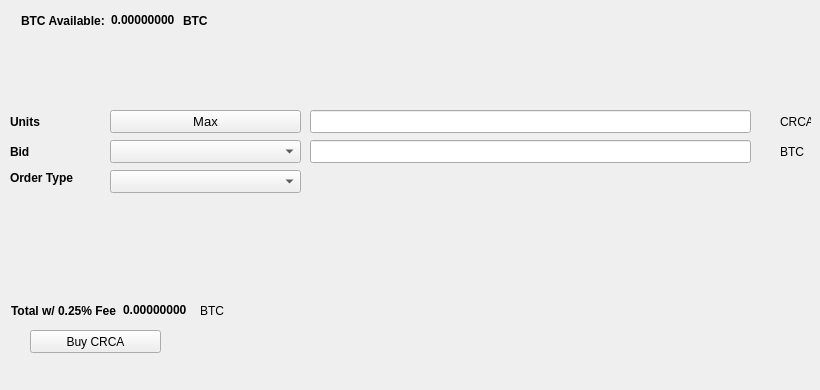
   <widget class="QWidget" name="BuyTab">
    <attribute name="title">
     <string>Buy</string>
    </attribute>
    <widget class="QPushButton" name="BuyCRCA">
     <property name="geometry">
      <rect>
       <x>30</x>
       <y>330</y>
       <width>131</width>
       <height>23</height>
      </rect>
     </property>
     <property name="text">
      <string>Buy CRCA</string>
     </property>
     <property name="icon">
      <iconset resource="../crca.qrc">
       <normaloff>:/icons/bitcoin</normaloff>:/icons/bitcoin</iconset>
     </property>
    </widget>
    <widget class="QLabel" name="label_3">
     <property name="geometry">
      <rect>
       <x>10</x>
       <y>110</y>
       <width>46</width>
       <height>23</height>
      </rect>
     </property>
     <property name="font">
      <font>
       <weight>75</weight>
       <bold>true</bold>
      </font>
     </property>
     <property name="text">
      <string>Units</string>
     </property>
    </widget>
    <widget class="QLineEdit" name="UnitsInput">
     <property name="geometry">
      <rect>
       <x>310</x>
       <y>110</y>
       <width>441</width>
       <height>23</height>
      </rect>
     </property>
     <property name="font">
      <font>
       <pointsize>9</pointsize>
       <weight>75</weight>
       <bold>true</bold>
      </font>
     </property>
    </widget>
    <widget class="QLineEdit" name="BuyBidPriceEdit">
     <property name="geometry">
      <rect>
       <x>310</x>
       <y>140</y>
       <width>441</width>
       <height>23</height>
      </rect>
     </property>
     <property name="font">
      <font>
       <pointsize>9</pointsize>
       <weight>75</weight>
       <bold>true</bold>
      </font>
     </property>
    </widget>
    <widget class="QLabel" name="label_4">
     <property name="geometry">
      <rect>
       <x>780</x>
       <y>110</y>
       <width>31</width>
       <height>23</height>
      </rect>
     </property>
     <property name="text">
      <string>CRCA</string>
     </property>
    </widget>
    <widget class="QLabel" name="label_5">
     <property name="geometry">
      <rect>
       <x>780</x>
       <y>140</y>
       <width>31</width>
       <height>23</height>
      </rect>
     </property>
     <property name="text">
      <string>BTC</string>
     </property>
    </widget>
    <widget class="QLabel" name="label_6">
     <property name="geometry">
      <rect>
       <x>10</x>
       <y>140</y>
       <width>46</width>
       <height>23</height>
      </rect>
     </property>
     <property name="font">
      <font>
       <weight>75</weight>
       <bold>true</bold>
      </font>
     </property>
     <property name="text">
      <string>Bid</string>
     </property>
    </widget>
    <widget class="QLabel" name="label_7">
     <property name="geometry">
      <rect>
       <x>10</x>
       <y>170</y>
       <width>91</width>
       <height>16</height>
      </rect>
     </property>
     <property name="font">
      <font>
       <weight>75</weight>
       <bold>true</bold>
      </font>
     </property>
     <property name="text">
      <string>Order Type</string>
     </property>
    </widget>
    <widget class="QPushButton" name="Buy_Max_Amount">
     <property name="geometry">
      <rect>
       <x>110</x>
       <y>110</y>
       <width>191</width>
       <height>23</height>
      </rect>
     </property>
     <property name="font">
      <font>
       <pointsize>10</pointsize>
      </font>
     </property>
     <property name="text">
      <string>Max</string>
     </property>
    </widget>
    <widget class="QComboBox" name="BuyBidcomboBox">
     <property name="geometry">
      <rect>
       <x>110</x>
       <y>140</y>
       <width>191</width>
       <height>23</height>
      </rect>
     </property>
     <property name="font">
      <font>
       <pointsize>10</pointsize>
      </font>
     </property>
    </widget>
    <widget class="QComboBox" name="buyOrdertypeCombo">
     <property name="geometry">
      <rect>
       <x>110</x>
       <y>170</y>
       <width>191</width>
       <height>23</height>
      </rect>
     </property>
     <property name="font">
      <font>
       <pointsize>10</pointsize>
      </font>
     </property>
    </widget>
    <widget class="QWidget" name="layoutWidget1">
     <property name="geometry">
      <rect>
       <x>21</x>
       <y>11</y>
       <width>227</width>
       <height>19</height>
      </rect>
     </property>
     <layout class="QHBoxLayout" name="horizontalLayout_3">
      <item>
       <widget class="QLabel" name="label232">
        <property name="font">
         <font>
          <weight>75</weight>
          <bold>true</bold>
         </font>
        </property>
        <property name="text">
         <string>BTC Available:</string>
        </property>
       </widget>
      </item>
      <item>
       <widget class="QLabel" name="BtcAvailableLbl">
        <property name="palette">
         <palette>
          <active>
           <colorrole role="WindowText">
            <brush brushstyle="SolidPattern">
             <color alpha="255">
              <red>0</red>
              <green>0</green>
              <blue>0</blue>
             </color>
            </brush>
           </colorrole>
           <colorrole role="Button">
            <brush brushstyle="SolidPattern">
             <color alpha="255">
              <red>0</red>
              <green>170</green>
              <blue>0</blue>
             </color>
            </brush>
           </colorrole>
           <colorrole role="Light">
            <brush brushstyle="SolidPattern">
             <color alpha="255">
              <red>0</red>
              <green>255</green>
              <blue>0</blue>
             </color>
            </brush>
           </colorrole>
           <colorrole role="Midlight">
            <brush brushstyle="SolidPattern">
             <color alpha="255">
              <red>0</red>
              <green>212</green>
              <blue>0</blue>
             </color>
            </brush>
           </colorrole>
           <colorrole role="Dark">
            <brush brushstyle="SolidPattern">
             <color alpha="255">
              <red>0</red>
              <green>85</green>
              <blue>0</blue>
             </color>
            </brush>
           </colorrole>
           <colorrole role="Mid">
            <brush brushstyle="SolidPattern">
             <color alpha="255">
              <red>0</red>
              <green>113</green>
              <blue>0</blue>
             </color>
            </brush>
           </colorrole>
           <colorrole role="Text">
            <brush brushstyle="SolidPattern">
             <color alpha="255">
              <red>0</red>
              <green>170</green>
              <blue>0</blue>
             </color>
            </brush>
           </colorrole>
           <colorrole role="BrightText">
            <brush brushstyle="SolidPattern">
             <color alpha="255">
              <red>255</red>
              <green>255</green>
              <blue>255</blue>
             </color>
            </brush>
           </colorrole>
           <colorrole role="ButtonText">
            <brush brushstyle="SolidPattern">
             <color alpha="255">
              <red>0</red>
              <green>0</green>
              <blue>0</blue>
             </color>
            </brush>
           </colorrole>
           <colorrole role="Base">
            <brush brushstyle="SolidPattern">
             <color alpha="255">
              <red>255</red>
              <green>255</green>
              <blue>255</blue>
             </color>
            </brush>
           </colorrole>
           <colorrole role="Window">
            <brush brushstyle="SolidPattern">
             <color alpha="255">
              <red>0</red>
              <green>170</green>
              <blue>0</blue>
             </color>
            </brush>
           </colorrole>
           <colorrole role="Shadow">
            <brush brushstyle="SolidPattern">
             <color alpha="255">
              <red>0</red>
              <green>0</green>
              <blue>0</blue>
             </color>
            </brush>
           </colorrole>
           <colorrole role="AlternateBase">
            <brush brushstyle="SolidPattern">
             <color alpha="255">
              <red>127</red>
              <green>212</green>
              <blue>127</blue>
             </color>
            </brush>
           </colorrole>
           <colorrole role="ToolTipBase">
            <brush brushstyle="SolidPattern">
             <color alpha="255">
              <red>255</red>
              <green>255</green>
              <blue>220</blue>
             </color>
            </brush>
           </colorrole>
           <colorrole role="ToolTipText">
            <brush brushstyle="SolidPattern">
             <color alpha="255">
              <red>0</red>
              <green>0</green>
              <blue>0</blue>
             </color>
            </brush>
           </colorrole>
          </active>
          <inactive>
           <colorrole role="WindowText">
            <brush brushstyle="SolidPattern">
             <color alpha="255">
              <red>0</red>
              <green>0</green>
              <blue>0</blue>
             </color>
            </brush>
           </colorrole>
           <colorrole role="Button">
            <brush brushstyle="SolidPattern">
             <color alpha="255">
              <red>0</red>
              <green>170</green>
              <blue>0</blue>
             </color>
            </brush>
           </colorrole>
           <colorrole role="Light">
            <brush brushstyle="SolidPattern">
             <color alpha="255">
              <red>0</red>
              <green>255</green>
              <blue>0</blue>
             </color>
            </brush>
           </colorrole>
           <colorrole role="Midlight">
            <brush brushstyle="SolidPattern">
             <color alpha="255">
              <red>0</red>
              <green>212</green>
              <blue>0</blue>
             </color>
            </brush>
           </colorrole>
           <colorrole role="Dark">
            <brush brushstyle="SolidPattern">
             <color alpha="255">
              <red>0</red>
              <green>85</green>
              <blue>0</blue>
             </color>
            </brush>
           </colorrole>
           <colorrole role="Mid">
            <brush brushstyle="SolidPattern">
             <color alpha="255">
              <red>0</red>
              <green>113</green>
              <blue>0</blue>
             </color>
            </brush>
           </colorrole>
           <colorrole role="Text">
            <brush brushstyle="SolidPattern">
             <color alpha="255">
              <red>0</red>
              <green>170</green>
              <blue>0</blue>
             </color>
            </brush>
           </colorrole>
           <colorrole role="BrightText">
            <brush brushstyle="SolidPattern">
             <color alpha="255">
              <red>255</red>
              <green>255</green>
              <blue>255</blue>
             </color>
            </brush>
           </colorrole>
           <colorrole role="ButtonText">
            <brush brushstyle="SolidPattern">
             <color alpha="255">
              <red>0</red>
              <green>0</green>
              <blue>0</blue>
             </color>
            </brush>
           </colorrole>
           <colorrole role="Base">
            <brush brushstyle="SolidPattern">
             <color alpha="255">
              <red>255</red>
              <green>255</green>
              <blue>255</blue>
             </color>
            </brush>
           </colorrole>
           <colorrole role="Window">
            <brush brushstyle="SolidPattern">
             <color alpha="255">
              <red>0</red>
              <green>170</green>
              <blue>0</blue>
             </color>
            </brush>
           </colorrole>
           <colorrole role="Shadow">
            <brush brushstyle="SolidPattern">
             <color alpha="255">
              <red>0</red>
              <green>0</green>
              <blue>0</blue>
             </color>
            </brush>
           </colorrole>
           <colorrole role="AlternateBase">
            <brush brushstyle="SolidPattern">
             <color alpha="255">
              <red>127</red>
              <green>212</green>
              <blue>127</blue>
             </color>
            </brush>
           </colorrole>
           <colorrole role="ToolTipBase">
            <brush brushstyle="SolidPattern">
             <color alpha="255">
              <red>255</red>
              <green>255</green>
              <blue>220</blue>
             </color>
            </brush>
           </colorrole>
           <colorrole role="ToolTipText">
            <brush brushstyle="SolidPattern">
             <color alpha="255">
              <red>0</red>
              <green>0</green>
              <blue>0</blue>
             </color>
            </brush>
           </colorrole>
          </inactive>
          <disabled>
           <colorrole role="WindowText">
            <brush brushstyle="SolidPattern">
             <color alpha="255">
              <red>0</red>
              <green>85</green>
              <blue>0</blue>
             </color>
            </brush>
           </colorrole>
           <colorrole role="Button">
            <brush brushstyle="SolidPattern">
             <color alpha="255">
              <red>0</red>
              <green>170</green>
              <blue>0</blue>
             </color>
            </brush>
           </colorrole>
           <colorrole role="Light">
            <brush brushstyle="SolidPattern">
             <color alpha="255">
              <red>0</red>
              <green>255</green>
              <blue>0</blue>
             </color>
            </brush>
           </colorrole>
           <colorrole role="Midlight">
            <brush brushstyle="SolidPattern">
             <color alpha="255">
              <red>0</red>
              <green>212</green>
              <blue>0</blue>
             </color>
            </brush>
           </colorrole>
           <colorrole role="Dark">
            <brush brushstyle="SolidPattern">
             <color alpha="255">
              <red>0</red>
              <green>85</green>
              <blue>0</blue>
             </color>
            </brush>
           </colorrole>
           <colorrole role="Mid">
            <brush brushstyle="SolidPattern">
             <color alpha="255">
              <red>0</red>
              <green>113</green>
              <blue>0</blue>
             </color>
            </brush>
           </colorrole>
           <colorrole role="Text">
            <brush brushstyle="SolidPattern">
             <color alpha="255">
              <red>0</red>
              <green>85</green>
              <blue>0</blue>
             </color>
            </brush>
           </colorrole>
           <colorrole role="BrightText">
            <brush brushstyle="SolidPattern">
             <color alpha="255">
              <red>255</red>
              <green>255</green>
              <blue>255</blue>
             </color>
            </brush>
           </colorrole>
           <colorrole role="ButtonText">
            <brush brushstyle="SolidPattern">
             <color alpha="255">
              <red>0</red>
              <green>85</green>
              <blue>0</blue>
             </color>
            </brush>
           </colorrole>
           <colorrole role="Base">
            <brush brushstyle="SolidPattern">
             <color alpha="255">
              <red>0</red>
              <green>170</green>
              <blue>0</blue>
             </color>
            </brush>
           </colorrole>
           <colorrole role="Window">
            <brush brushstyle="SolidPattern">
             <color alpha="255">
              <red>0</red>
              <green>170</green>
              <blue>0</blue>
             </color>
            </brush>
           </colorrole>
           <colorrole role="Shadow">
            <brush brushstyle="SolidPattern">
             <color alpha="255">
              <red>0</red>
              <green>0</green>
              <blue>0</blue>
             </color>
            </brush>
           </colorrole>
           <colorrole role="AlternateBase">
            <brush brushstyle="SolidPattern">
             <color alpha="255">
              <red>0</red>
              <green>170</green>
              <blue>0</blue>
             </color>
            </brush>
           </colorrole>
           <colorrole role="ToolTipBase">
            <brush brushstyle="SolidPattern">
             <color alpha="255">
              <red>255</red>
              <green>255</green>
              <blue>220</blue>
             </color>
            </brush>
           </colorrole>
           <colorrole role="ToolTipText">
            <brush brushstyle="SolidPattern">
             <color alpha="255">
              <red>0</red>
              <green>0</green>
              <blue>0</blue>
             </color>
            </brush>
           </colorrole>
          </disabled>
         </palette>
        </property>
        <property name="font">
         <font>
          <weight>75</weight>
          <bold>true</bold>
         </font>
        </property>
        <property name="text">
         <string>0.00000000</string>
        </property>
        <property name="textInteractionFlags">
         <set>Qt::LinksAccessibleByMouse|Qt::TextSelectableByKeyboard|Qt::TextSelectableByMouse</set>
        </property>
       </widget>
      </item>
      <item>
       <widget class="QLabel" name="BtcAvailableLbl_2">
        <property name="font">
         <font>
          <weight>75</weight>
          <bold>true</bold>
         </font>
        </property>
        <property name="text">
         <string>BTC</string>
        </property>
       </widget>
      </item>
     </layout>
    </widget>
    <widget class="QWidget" name="layoutWidge2">
     <property name="geometry">
      <rect>
       <x>11</x>
       <y>301</y>
       <width>259</width>
       <height>19</height>
      </rect>
     </property>
     <layout class="QHBoxLayout" name="horizontalLayout_4">
      <item>
       <widget class="QLabel" name="label_9">
        <property name="font">
         <font>
          <weight>75</weight>
          <bold>true</bold>
         </font>
        </property>
        <property name="text">
         <string>Total w/ 0.25% Fee</string>
        </property>
       </widget>
      </item>
      <item>
       <widget class="QLabel" name="BuyCostLabel">
        <property name="palette">
         <palette>
          <active>
           <colorrole role="WindowText">
            <brush brushstyle="SolidPattern">
             <color alpha="255">
              <red>0</red>
              <green>0</green>
              <blue>0</blue>
             </color>
            </brush>
           </colorrole>
           <colorrole role="Button">
            <brush brushstyle="SolidPattern">
             <color alpha="255">
              <red>0</red>
              <green>170</green>
              <blue>0</blue>
             </color>
            </brush>
           </colorrole>
           <colorrole role="Light">
            <brush brushstyle="SolidPattern">
             <color alpha="255">
              <red>0</red>
              <green>255</green>
              <blue>0</blue>
             </color>
            </brush>
           </colorrole>
           <colorrole role="Midlight">
            <brush brushstyle="SolidPattern">
             <color alpha="255">
              <red>0</red>
              <green>212</green>
              <blue>0</blue>
             </color>
            </brush>
           </colorrole>
           <colorrole role="Dark">
            <brush brushstyle="SolidPattern">
             <color alpha="255">
              <red>0</red>
              <green>85</green>
              <blue>0</blue>
             </color>
            </brush>
           </colorrole>
           <colorrole role="Mid">
            <brush brushstyle="SolidPattern">
             <color alpha="255">
              <red>0</red>
              <green>113</green>
              <blue>0</blue>
             </color>
            </brush>
           </colorrole>
           <colorrole role="Text">
            <brush brushstyle="SolidPattern">
             <color alpha="255">
              <red>0</red>
              <green>170</green>
              <blue>0</blue>
             </color>
            </brush>
           </colorrole>
           <colorrole role="BrightText">
            <brush brushstyle="SolidPattern">
             <color alpha="255">
              <red>255</red>
              <green>255</green>
              <blue>255</blue>
             </color>
            </brush>
           </colorrole>
           <colorrole role="ButtonText">
            <brush brushstyle="SolidPattern">
             <color alpha="255">
              <red>0</red>
              <green>0</green>
              <blue>0</blue>
             </color>
            </brush>
           </colorrole>
           <colorrole role="Base">
            <brush brushstyle="SolidPattern">
             <color alpha="255">
              <red>255</red>
              <green>255</green>
              <blue>255</blue>
             </color>
            </brush>
           </colorrole>
           <colorrole role="Window">
            <brush brushstyle="SolidPattern">
             <color alpha="255">
              <red>0</red>
              <green>170</green>
              <blue>0</blue>
             </color>
            </brush>
           </colorrole>
           <colorrole role="Shadow">
            <brush brushstyle="SolidPattern">
             <color alpha="255">
              <red>0</red>
              <green>0</green>
              <blue>0</blue>
             </color>
            </brush>
           </colorrole>
           <colorrole role="AlternateBase">
            <brush brushstyle="SolidPattern">
             <color alpha="255">
              <red>127</red>
              <green>212</green>
              <blue>127</blue>
             </color>
            </brush>
           </colorrole>
           <colorrole role="ToolTipBase">
            <brush brushstyle="SolidPattern">
             <color alpha="255">
              <red>255</red>
              <green>255</green>
              <blue>220</blue>
             </color>
            </brush>
           </colorrole>
           <colorrole role="ToolTipText">
            <brush brushstyle="SolidPattern">
             <color alpha="255">
              <red>0</red>
              <green>0</green>
              <blue>0</blue>
             </color>
            </brush>
           </colorrole>
          </active>
          <inactive>
           <colorrole role="WindowText">
            <brush brushstyle="SolidPattern">
             <color alpha="255">
              <red>0</red>
              <green>0</green>
              <blue>0</blue>
             </color>
            </brush>
           </colorrole>
           <colorrole role="Button">
            <brush brushstyle="SolidPattern">
             <color alpha="255">
              <red>0</red>
              <green>170</green>
              <blue>0</blue>
             </color>
            </brush>
           </colorrole>
           <colorrole role="Light">
            <brush brushstyle="SolidPattern">
             <color alpha="255">
              <red>0</red>
              <green>255</green>
              <blue>0</blue>
             </color>
            </brush>
           </colorrole>
           <colorrole role="Midlight">
            <brush brushstyle="SolidPattern">
             <color alpha="255">
              <red>0</red>
              <green>212</green>
              <blue>0</blue>
             </color>
            </brush>
           </colorrole>
           <colorrole role="Dark">
            <brush brushstyle="SolidPattern">
             <color alpha="255">
              <red>0</red>
              <green>85</green>
              <blue>0</blue>
             </color>
            </brush>
           </colorrole>
           <colorrole role="Mid">
            <brush brushstyle="SolidPattern">
             <color alpha="255">
              <red>0</red>
              <green>113</green>
              <blue>0</blue>
             </color>
            </brush>
           </colorrole>
           <colorrole role="Text">
            <brush brushstyle="SolidPattern">
             <color alpha="255">
              <red>0</red>
              <green>170</green>
              <blue>0</blue>
             </color>
            </brush>
           </colorrole>
           <colorrole role="BrightText">
            <brush brushstyle="SolidPattern">
             <color alpha="255">
              <red>255</red>
              <green>255</green>
              <blue>255</blue>
             </color>
            </brush>
           </colorrole>
           <colorrole role="ButtonText">
            <brush brushstyle="SolidPattern">
             <color alpha="255">
              <red>0</red>
              <green>0</green>
              <blue>0</blue>
             </color>
            </brush>
           </colorrole>
           <colorrole role="Base">
            <brush brushstyle="SolidPattern">
             <color alpha="255">
              <red>255</red>
              <green>255</green>
              <blue>255</blue>
             </color>
            </brush>
           </colorrole>
           <colorrole role="Window">
            <brush brushstyle="SolidPattern">
             <color alpha="255">
              <red>0</red>
              <green>170</green>
              <blue>0</blue>
             </color>
            </brush>
           </colorrole>
           <colorrole role="Shadow">
            <brush brushstyle="SolidPattern">
             <color alpha="255">
              <red>0</red>
              <green>0</green>
              <blue>0</blue>
             </color>
            </brush>
           </colorrole>
           <colorrole role="AlternateBase">
            <brush brushstyle="SolidPattern">
             <color alpha="255">
              <red>127</red>
              <green>212</green>
              <blue>127</blue>
             </color>
            </brush>
           </colorrole>
           <colorrole role="ToolTipBase">
            <brush brushstyle="SolidPattern">
             <color alpha="255">
              <red>255</red>
              <green>255</green>
              <blue>220</blue>
             </color>
            </brush>
           </colorrole>
           <colorrole role="ToolTipText">
            <brush brushstyle="SolidPattern">
             <color alpha="255">
              <red>0</red>
              <green>0</green>
              <blue>0</blue>
             </color>
            </brush>
           </colorrole>
          </inactive>
          <disabled>
           <colorrole role="WindowText">
            <brush brushstyle="SolidPattern">
             <color alpha="255">
              <red>0</red>
              <green>85</green>
              <blue>0</blue>
             </color>
            </brush>
           </colorrole>
           <colorrole role="Button">
            <brush brushstyle="SolidPattern">
             <color alpha="255">
              <red>0</red>
              <green>170</green>
              <blue>0</blue>
             </color>
            </brush>
           </colorrole>
           <colorrole role="Light">
            <brush brushstyle="SolidPattern">
             <color alpha="255">
              <red>0</red>
              <green>255</green>
              <blue>0</blue>
             </color>
            </brush>
           </colorrole>
           <colorrole role="Midlight">
            <brush brushstyle="SolidPattern">
             <color alpha="255">
              <red>0</red>
              <green>212</green>
              <blue>0</blue>
             </color>
            </brush>
           </colorrole>
           <colorrole role="Dark">
            <brush brushstyle="SolidPattern">
             <color alpha="255">
              <red>0</red>
              <green>85</green>
              <blue>0</blue>
             </color>
            </brush>
           </colorrole>
           <colorrole role="Mid">
            <brush brushstyle="SolidPattern">
             <color alpha="255">
              <red>0</red>
              <green>113</green>
              <blue>0</blue>
             </color>
            </brush>
           </colorrole>
           <colorrole role="Text">
            <brush brushstyle="SolidPattern">
             <color alpha="255">
              <red>0</red>
              <green>85</green>
              <blue>0</blue>
             </color>
            </brush>
           </colorrole>
           <colorrole role="BrightText">
            <brush brushstyle="SolidPattern">
             <color alpha="255">
              <red>255</red>
              <green>255</green>
              <blue>255</blue>
             </color>
            </brush>
           </colorrole>
           <colorrole role="ButtonText">
            <brush brushstyle="SolidPattern">
             <color alpha="255">
              <red>0</red>
              <green>85</green>
              <blue>0</blue>
             </color>
            </brush>
           </colorrole>
           <colorrole role="Base">
            <brush brushstyle="SolidPattern">
             <color alpha="255">
              <red>0</red>
              <green>170</green>
              <blue>0</blue>
             </color>
            </brush>
           </colorrole>
           <colorrole role="Window">
            <brush brushstyle="SolidPattern">
             <color alpha="255">
              <red>0</red>
              <green>170</green>
              <blue>0</blue>
             </color>
            </brush>
           </colorrole>
           <colorrole role="Shadow">
            <brush brushstyle="SolidPattern">
             <color alpha="255">
              <red>0</red>
              <green>0</green>
              <blue>0</blue>
             </color>
            </brush>
           </colorrole>
           <colorrole role="AlternateBase">
            <brush brushstyle="SolidPattern">
             <color alpha="255">
              <red>0</red>
              <green>170</green>
              <blue>0</blue>
             </color>
            </brush>
           </colorrole>
           <colorrole role="ToolTipBase">
            <brush brushstyle="SolidPattern">
             <color alpha="255">
              <red>255</red>
              <green>255</green>
              <blue>220</blue>
             </color>
            </brush>
           </colorrole>
           <colorrole role="ToolTipText">
            <brush brushstyle="SolidPattern">
             <color alpha="255">
              <red>0</red>
              <green>0</green>
              <blue>0</blue>
             </color>
            </brush>
           </colorrole>
          </disabled>
         </palette>
        </property>
        <property name="font">
         <font>
          <weight>75</weight>
          <bold>true</bold>
         </font>
        </property>
        <property name="autoFillBackground">
         <bool>false</bool>
        </property>
        <property name="text">
         <string>0.00000000</string>
        </property>
        <property name="textInteractionFlags">
         <set>Qt::LinksAccessibleByMouse|Qt::TextSelectableByMouse</set>
        </property>
       </widget>
      </item>
      <item>
       <widget class="QLabel" name="label_10">
        <property name="font">
         <font>
          <weight>50</weight>
          <bold>false</bold>
         </font>
        </property>
        <property name="text">
         <string>BTC</string>
        </property>
       </widget>
      </item>
     </layout>
    </widget>
    <widget class="QLabel" name="label_24">
     <property name="geometry">
      <rect>
       <x>460</x>
       <y>300</y>
       <width>281</width>
       <height>81</height>
      </rect>
     </property>
     <property name="text">
      <string/>
     </property>
     <property name="pixmap">
      <pixmap>:/images/bittrex</pixmap>
     </property>
    </widget>
   </widget>
